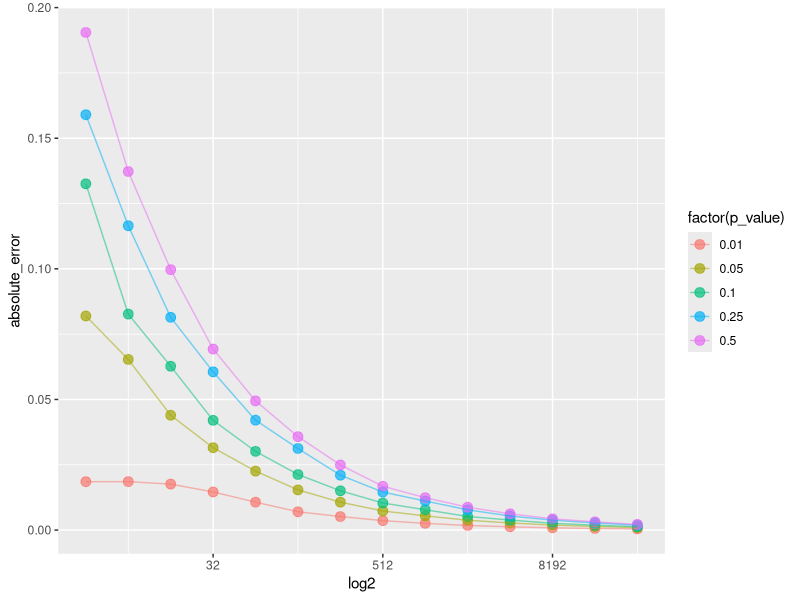
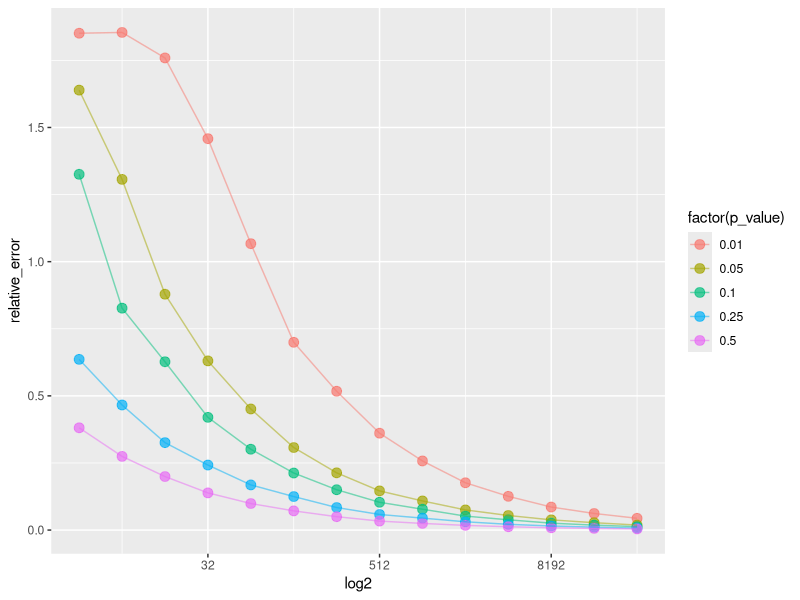

R code for these plots, in order:
## ---- chunk 1
knitr::opts_chunk$set(echo=TRUE, warning=FALSE, message=FALSE, cache=TRUE)
## ---- chunk 2
library(dplyr)
library(tidyverse)
library(ggplot2)
## ---- chunk 3
  n = 1000
  absolute_error <- c()
  relative_error <- c()
  w <- c()
  log2 <- c()
  sum <- c()
  
  
  # Create row names
  p_value <- c(0.01, 0.05, 0.10, 0.25, 0.50)
  
  # Create column names
  a <- 2
  i <- seq(1, 14, 1)
  col <- a*2^i
  
  #p <- rep(NA, times = 14)
  #sum <- cbind(sum_absolute, p)
  
  for(q in 1:length(p_value)){
    for(p in 1:14){
      prob_hat <- rbinom(n, col[p], p_value[q]) / col[p]
      abe <- mean(abs(prob_hat - p_value[q]))
      ree <- mean((abs(prob_hat - p_value[q]) / p_value[q]))
      absolute_error <- append(absolute_error, abe)
      relative_error <- append(relative_error, ree)
      log2 <- append(log2, col[p])
      w <- append(w, p_value[q])
    }
    sum$log2 <- c(log2)
    sum$p_value <- c(w)
    sum$absolute_error <- c(absolute_error)
    sum$relative_error <- c(relative_error)
  }


  (sum <- data.frame(sum))

## ---- chunk 4
ab <- ggplot(sum, aes(x = log2, y = absolute_error,color=factor(p_value)))
ab + geom_point(size = 3, alpha = 0.7) +
  geom_line(alpha = 0.5) +
  scale_x_continuous(trans = "log2")
## ---- chunk 5
re <- ggplot(sum, aes(x = log2, y = relative_error,color=factor(p_value)))
re + geom_point(size = 3, alpha = 0.7) +
  geom_line(alpha = 0.5) +
  scale_x_continuous(trans = "log2")
